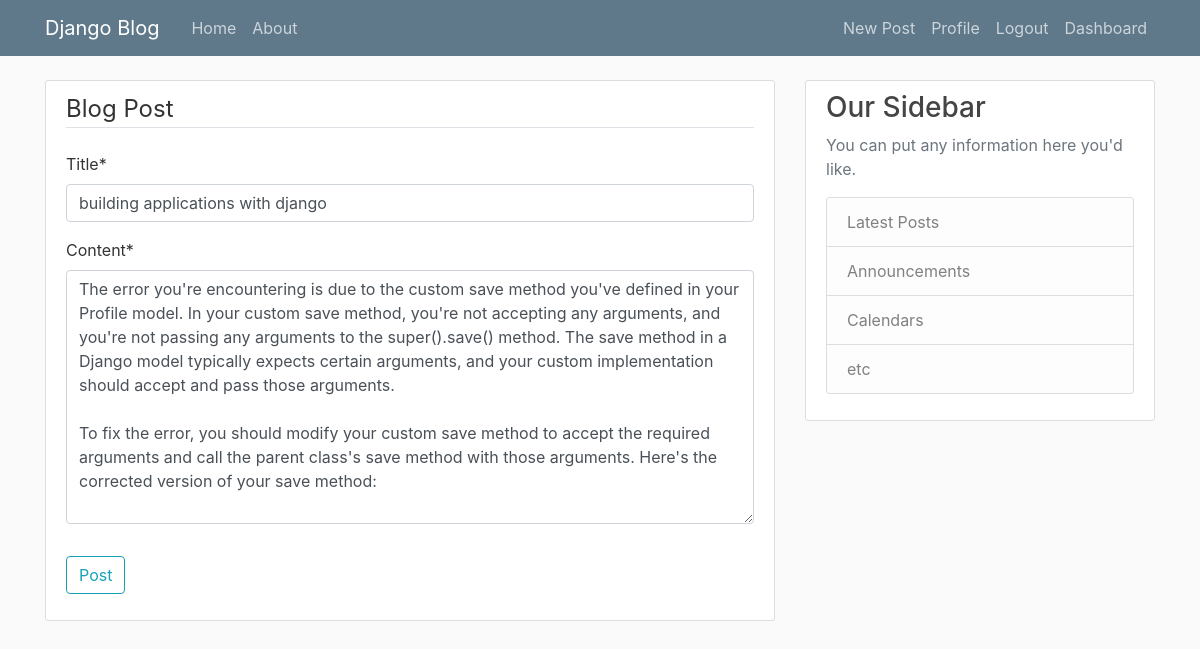
Page /post/9/update (signed in) on the committed database.
### blog/models.py (models this page shows, shortened)
class Post(models.Model):
    title = models.CharField(max_length=100)
    content = models.TextField()
    date_posted = models.DateTimeField(default = timezone.now)
    author = models.ForeignKey(User,on_delete=models.CASCADE)

### blog/views.py (the view, shortened to what this page needs)
# urls.py: path('post/<int:pk>/update', PostUpdateView.as_view(),name = 'post-update'),
class PostUpdateView(LoginRequiredMixin,UserPassesTestMixin,UpdateView):
    model = Post
    fields = ['title', 'content' ]
    def test_func(self) -> bool | None:
        post = self.get_object()
        if self.request.user == post.author:
            return True
        return False

### blog/templates/blog/post_form.html (shortened to what this page needs)
{% extends "blog/base.html" %}
{% load crispy_forms_tags %}
{% block content %}
    <div class="content-section">
        <form method="POST">
            <fieldset class="form-group">
                <legend class="border-bottom mb-4">Blog Post</legend>
                {{ form|crispy }}
            </fieldset>
            <div class="form-group">
                <button class="btn btn-outline-info" type="submit">Post</button>
            </div>
        </form>
    </div>
{% endblock content %}

### blog/static/blog/main.css (style rules this page uses)
body { background: #fafafa; color: #333333; margin-top: 5rem; }
.content-section { background: #ffffff; padding: 10px 20px; border: 1px solid #dddddd; border-radius: 3px; margin-bottom: 20px; }

### rows in the picture
Post: title "building applications with django", content "The error you're encountering is due to the custom save method you've defined in your Profile model. In your custom save method, you're not accepting any arguments, and you're not passing any arguments to the super().save() method. The save method in a Django model typically expects certain arguments, and your custom implementation should accept and pass those arguments. To fix the error, you should modify your custom save method to accept the required arguments and call the parent class's save method with those arguments. Here's the corrected version of your save method:"
